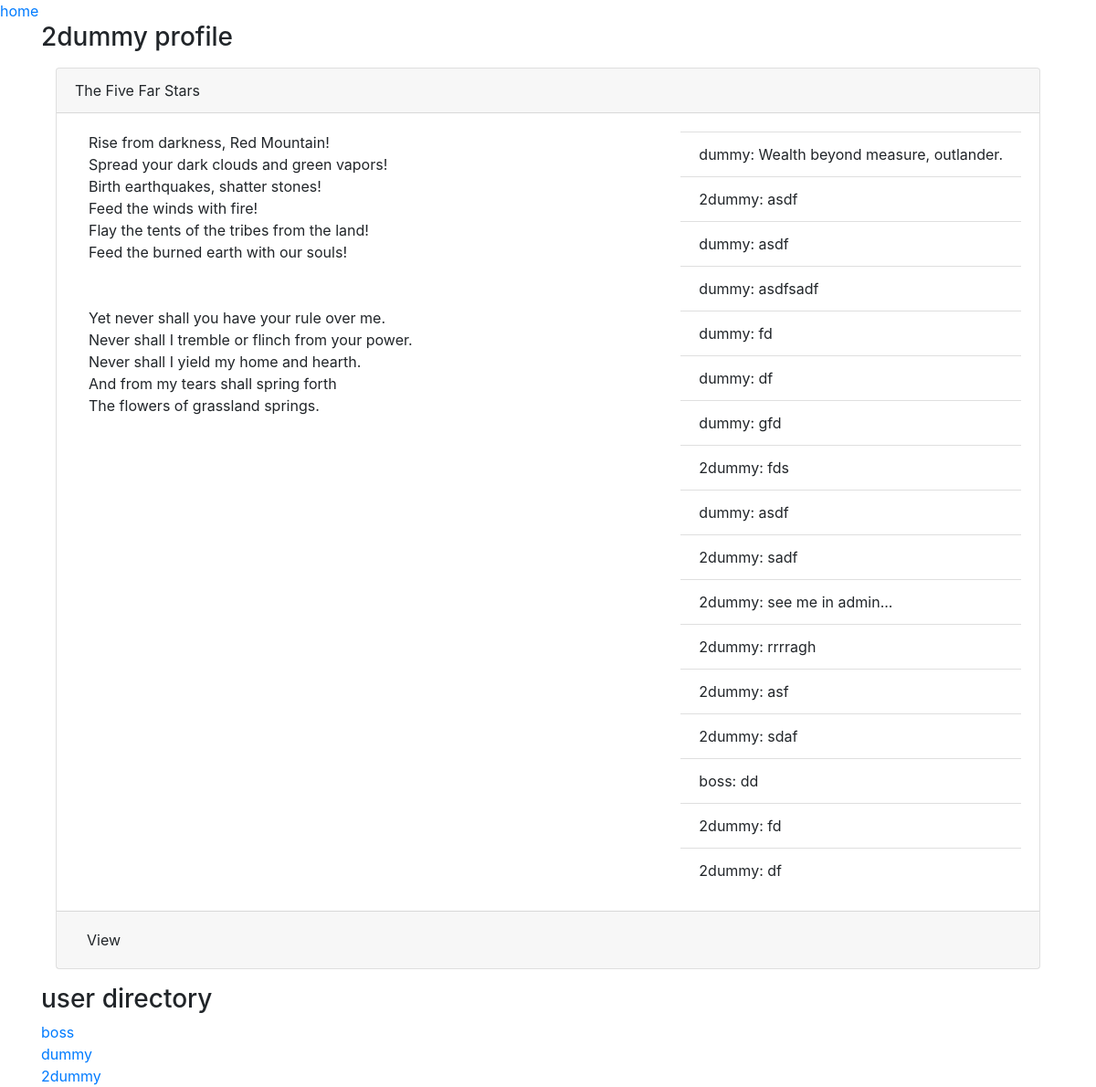
/charapp/profile/2dummy/, run on an earlier commit of the app's database.
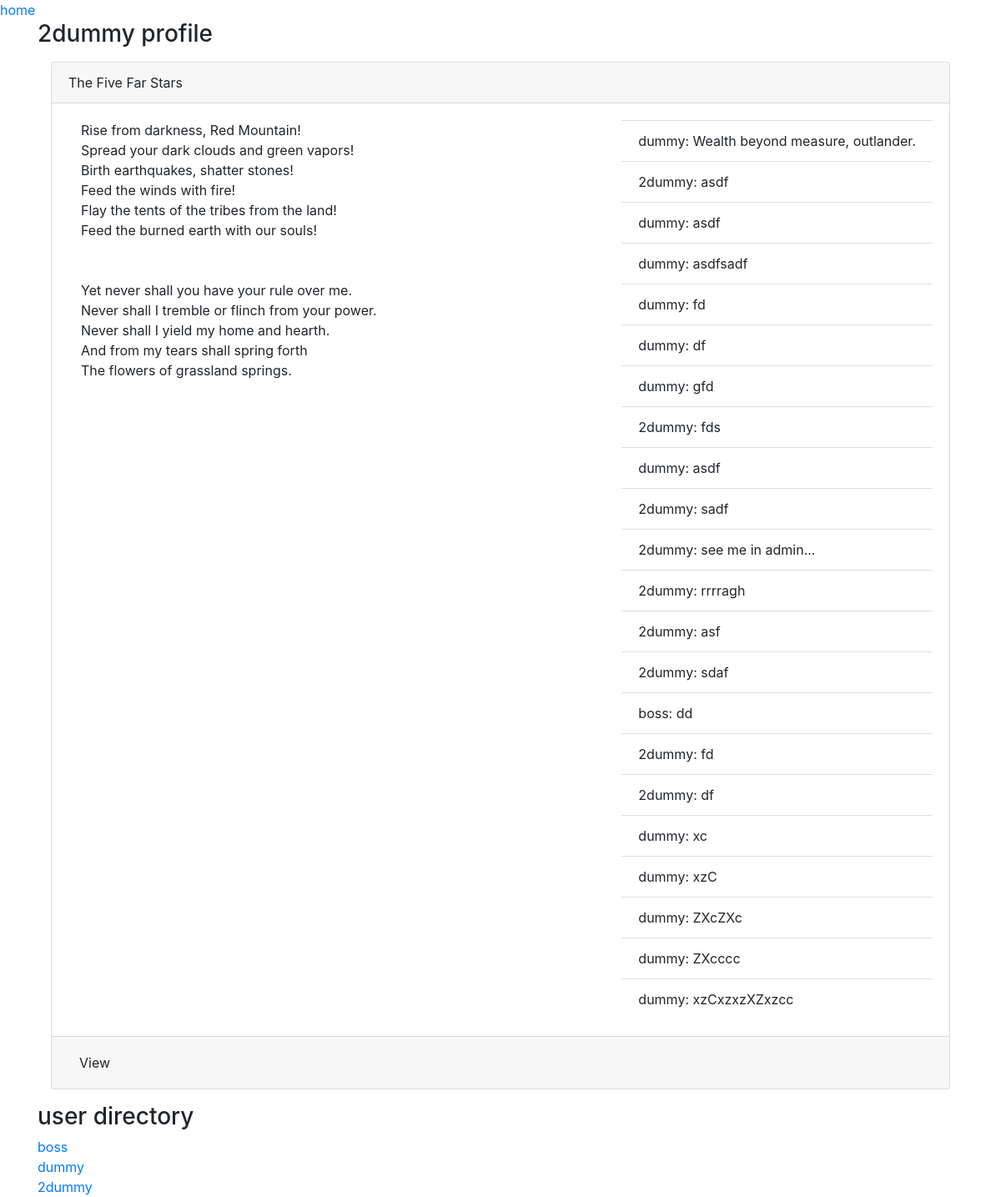
And on a later commit of the database.
### charapp/models.py (models this page shows, shortened)
class Post(models.Model):
    user = models.ForeignKey(User, related_name = 'posts', on_delete = models.CASCADE)
    text = models.TextField()
    title = models.CharField(max_length = 50, blank=True, null=True)
    date_created = models.DateTimeField(auto_now_add = True)
    upload = models.FileField(upload_to='uploads/', blank = True, null = True)

class Comment(models.Model):
    user = models.ForeignKey(User, related_name = 'comments', on_delete = models.CASCADE)
    text = models.TextField()
    date_created = models.DateTimeField(auto_now_add = True)
    post = models.ForeignKey(Post, related_name = 'comments', on_delete = models.CASCADE)
    def __str__(self):
        return f'{self.user.username}: {self.text}'

### charapp/views.py (the view)
# urls.py: path('profile/<str:username>/', views.profile, name='profile'),
def profile(request, username):
    context = {
        'profile': User.objects.get(username = username),
        'userlist': User.objects.all(),
    }
    return render(request, 'charapp/profile.html', context)

### charapp/templates/charapp/profile.html (shortened to what this page needs)
{% extends 'charbucket/base.html' %}
{% block content %}
    <a href="{% url 'charapp:userhome' %}">home</a>
    <div class="container">
        <h3>{{profile.username}} profile</h3>
        {% for post in profile.posts.all %}
        <div class="card m-3">
                <div class="card-header">
                    {{post.title}}
                </div>
                <div class="card-body d-flex">
                    <div class="card-text col-sm">
                        {{post.text|safe}}
                    </div>
                    <ul class="list-group list-group-flush">
                        {% for comment in post.comments.all %}
                        <li class="list-group-item">{{comment}}</li>
                        {% endfor %}
                    </ul>
                </div>
                <div class="card-footer">
                    <a type="button" class="btn" href="{% url 'charapp:post_table' post.id %}">View</a>
                </div>
            </div>
        {% endfor %}
    </div>
    <div class="container">
        <h3>user directory</h3>
        {% for user in userlist %}
        <a href="{% url 'charapp:profile' user.username %}">{{user}}</a> <br>
        {% endfor %}
    </div>
{% endblock %}

What changed in the data, as far as the page shows it:
added Comment: user+text "dummy: xc"
added Comment: user+text "dummy: xzC"
added Comment: user+text "dummy: ZXcZXc"
added Comment: user+text "dummy: ZXcccc"
added Comment: user+text "dummy: xzCxzxzXZxzcc"
